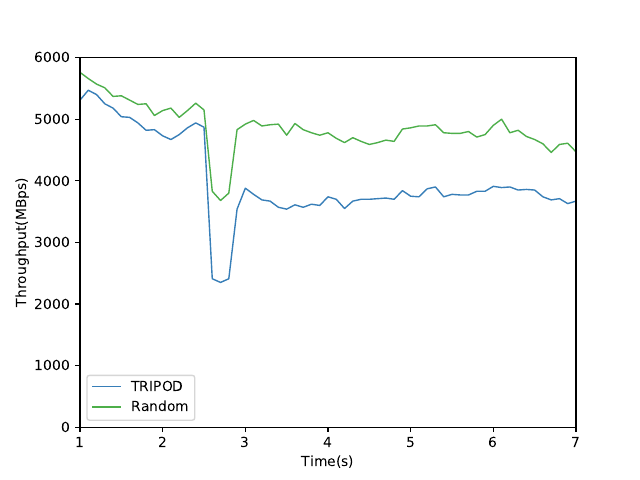

Source code (Python):
import numpy as np
import matplotlib as mpl
import matplotlib.pyplot as plt
import brewer2mpl
from scipy.interpolate import spline

bmap = brewer2mpl.get_map('Set1', 'qualitative', 5)
colors = bmap.mpl_colors
mpl.rcParams['axes.color_cycle'] = colors


counts = 90
timeline = np.array(range(0, counts, 1))
timeline = timeline / float(10)


def extract(ip):
    count = 0
    fn = "./master_abnormal_large_"+ip+".txt"
    res = []
    for line in open(fn,'r').readlines():
        lines = line.split(' ')
        if lines[0] == "ctrl_rx_throughput:" and int(lines[-2]) != 0:
            count += 1
            #print count,
            #print lines[-2],
            res.append(10*int(lines[-2]))
        if lines[0] == "flow_counts:" and lines[1] != '0,':
            #print lines[1]
            pass
    print
    return res

def extract2(ip):
    count = 0
    fn = "./random_abnormal_large/random_abnormal_large_"+ip+".txt"
    res = []
    for line in open(fn,'r').readlines():
        lines = line.split(' ')
        if lines[0] == "ctrl_rx_throughput:" and int(lines[-2]) != 0:
            count += 1
            #print count,
            #print lines[-2],
            res.append(10*int(lines[-2]))
        if lines[0] == "flow_counts:" and lines[1] != '0,':
            #print lines[1]
            pass
    print
    return res

m207 = extract("207")
m208 = extract("208")[0:counts]
m209 = extract("209")[0:counts]
m210 = extract("210")[0:counts]

r207 = extract2("207")
r208 = extract2("208")[0:counts]
r209 = extract2("209")[0:counts]
r210 = extract2("210")[0:counts]
while len(m207) < len(m208):
    m207.append(0);
while len(r207) < len(r208):
    r207.append(0);


m = [m207[i] + m208[i] + m209[i] + m210[i] for i in range(0,counts)]
r = [r207[i] + r208[i] + r209[i] + r210[i] for i in range(0,counts)]

timeline_detail = np.linspace(timeline.min(),timeline.max(),counts)
m_detail = spline(timeline,m[0:counts],timeline_detail)
r_detail = spline(timeline,r[0:counts],timeline_detail)


plt.figure()
plt.plot([0], [0])
#plt.plot([0], [0])
#plt.plot([0], [0])

#plt.yscale('log')
plt.ylim(0,6000) 
plt.xlim(1, 7)
plt.plot(timeline_detail, m_detail, '-', label="TRIPOD", linewidth=1)
plt.plot(timeline_detail, r_detail, '-', label="Random", linewidth=1)

legend = plt.legend(loc='lower left', shadow=False, fontsize='medium')

plt.xlabel('Time(s)')
plt.ylabel('Throughput(MBps)')

plt.savefig('tmp.pdf')
plt.show()

